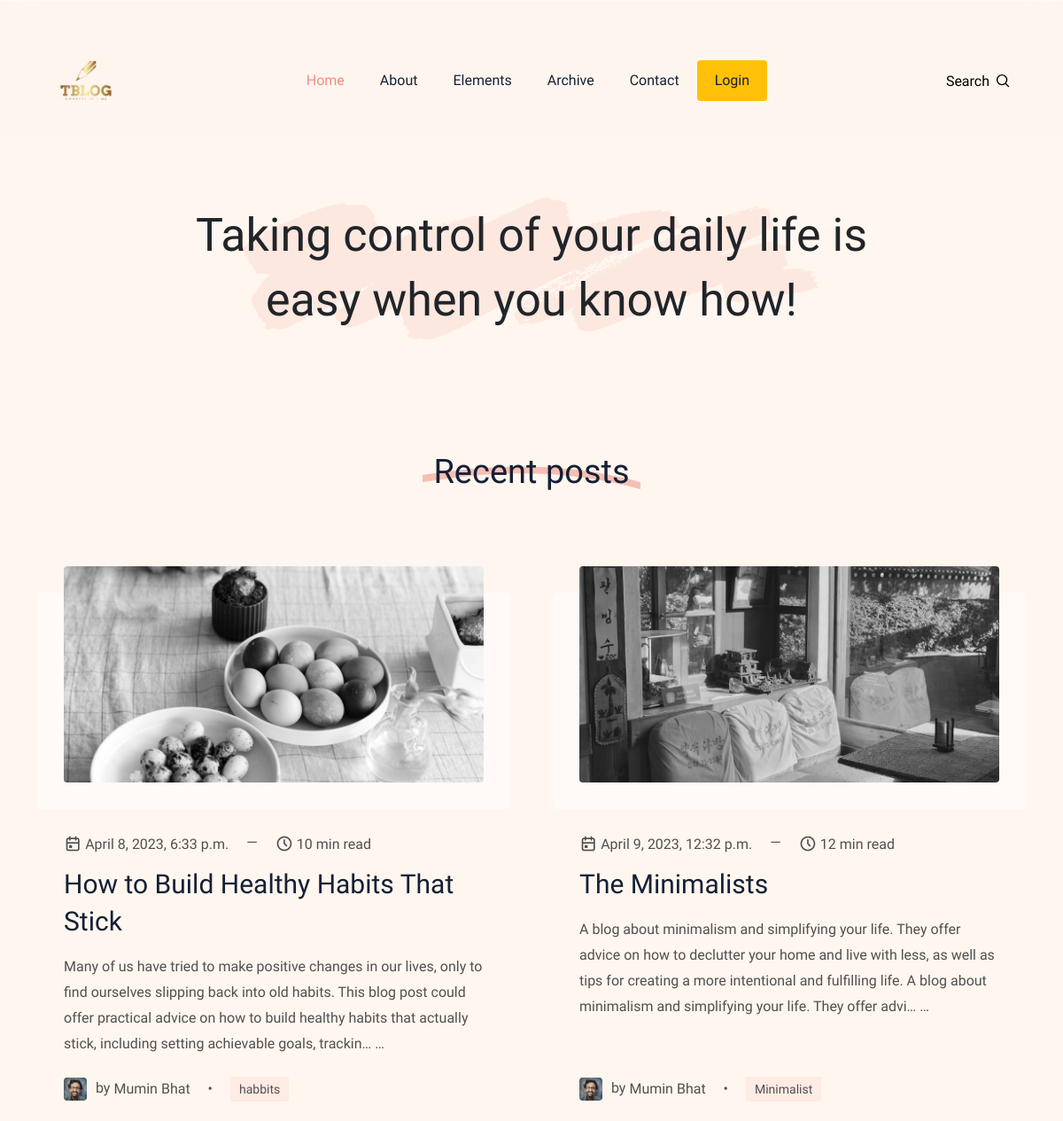
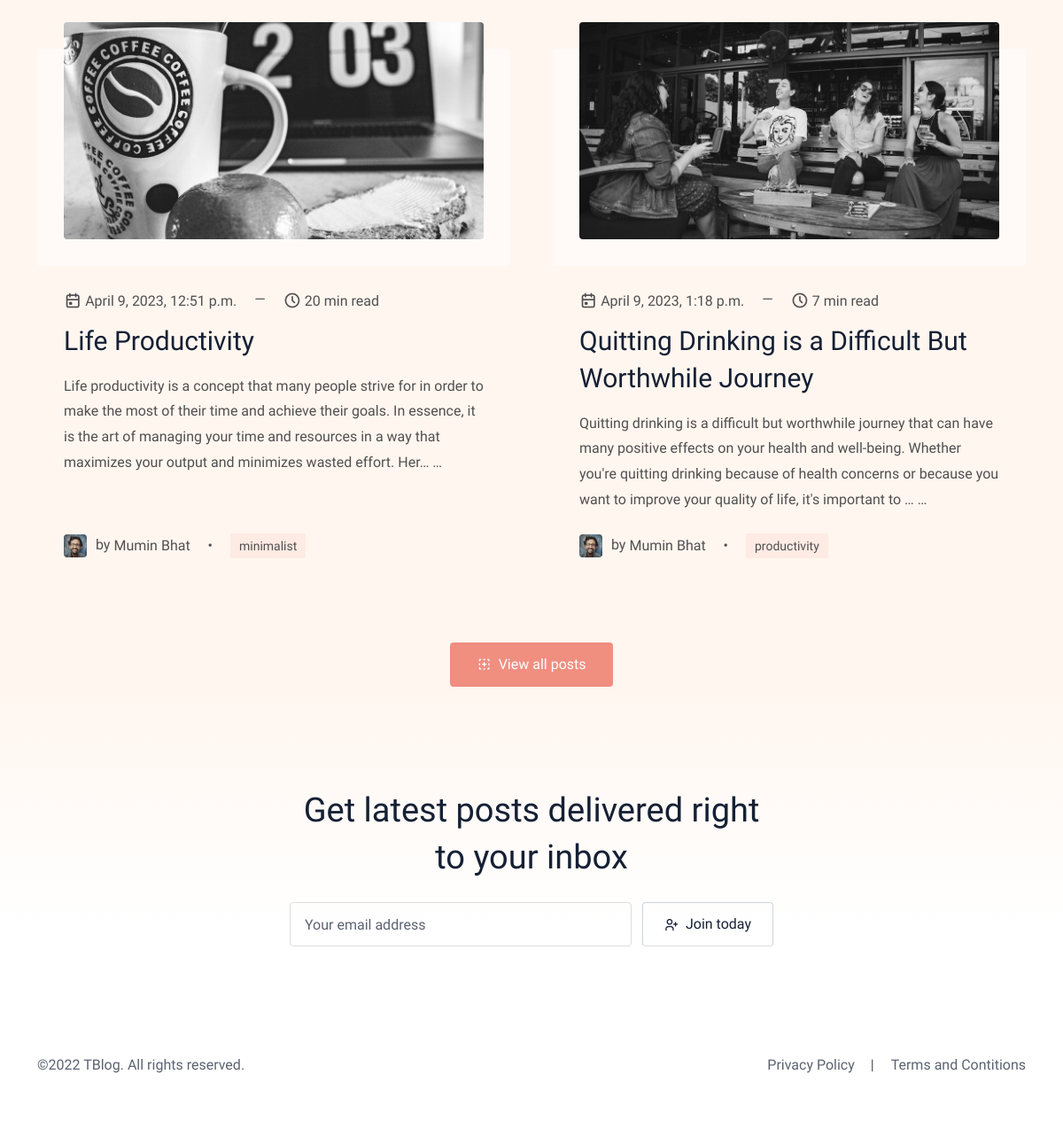
The page / on the database its author committed (2 pictures, top to bottom).
### blog/models.py (models this page shows, shortened)
class Blog(models.Model):
    sno = models.AutoField(primary_key=True)
    slug = models.CharField(max_length=250,
                            unique=True)
    title = models.CharField(max_length=255)
    author = models.CharField(max_length=255)
    read_time = models.IntegerField()
    publish = models.DateTimeField(default=timezone.now)
    hero_image = models.ImageField(blank=True)
    content = models.TextField()
    tags = models.CharField(max_length=100)

### home/views.py (the view)
# urls.py: path('', views.home),
def home(request):
    allblog = Blog.objects.all()
    context = {'allblog':allblog}
    if request.method == "POST":
        email = request.POST['nwseml']
        newsletter = Newsletter(email=email)
        newsletter.save()
    return render(request, 'index.html', context)

### home/templates/index.html (shortened to what this page needs)
{% load static %}
{% include "header.html" %}
<section class="section banner overflow-hidden">
  <div class="container">
    <div class="row">
      <div class="col-lg-9 col-md-11 mx-auto text-center position-relative">
        <h1 class="text-dark mb-0">Taking control of your daily life is easy when you know how!</h1>
      </div>
    </div>
  </div>
</section>
<section>
  <div class="container">
    <div class="row">
      <div class="col-12 text-center">
        <h2 class="section-title">
          <span>Recent posts</span>
        </h2>
      </div>
    </div>
    <div class="row gy-5 gx-4 g-xl-5">
      {% for blog in allblog %}
      <div class="col-lg-6">
        <article class="card post-card h-100 border-0 bg-transparent">
          <div class="card-body">
            <a class="d-block" href="blog/{{blog.slug}}" title="The AGI hype train is running out of steam">
              <div class="post-image position-relative">
                <img class="w-100 h-auto rounded" src="{{blog.hero_image.url}}" alt="The AGI hype train is running out of steam" width="970" height="500">
              </div>
            </a>
            <ul class="card-meta list-inline mb-3">
              <li class="list-inline-item mt-2">
                <i class="ti ti-calendar-event"></i>
                <span>{{blog.publish}}</span>
              </li>
              <li class="list-inline-item mt-2">&mdash;</li>
              <li class="list-inline-item mt-2">
                <i class="ti ti-clock"></i>
                <span>{{blog.read_time}} min read</span>
              </li>
            </ul>
            <a class="d-block" href="blog/{{blog.slug}}" title="The AGI hype train is running out of steam">
              <h3 class="mb-3 post-title">
                {{blog.title}}
              </h3>
            </a>
            <p>{{blog.content|truncatechars:255}} &hellip;</p>
          </div>
          <div class="card-footer border-top-0 bg-transparent p-0">
            <ul class="card-meta list-inline">
              <li class="list-inline-item mt-2">
                <a href="author-single.html" class="card-meta-author" title="Read all posts by - {{blog.author}}">
                  <img class="w-auto" src="{% static 'images/author-thomas-macaulay.jpg' %}" alt="{{blog.author}}" width="26" height="26"> by <span>{{blog.author}}</span>
                </a>
              </li>
              <li class="list-inline-item mt-2">&bull;</li>
              <li class="list-inline-item mt-2">
                <ul class="card-meta-tag list-inline">
                  <li class="list-inline-item small"><a href="">{{blog.tags}}</a></li>
                </ul>
              </li>
            </ul>
          </div>
        </article>
      </div>
      {% endfor %}
      <div class="col-12 text-center">
        <a class="btn btn-primary mt-5" href="" aria-label="View all posts"><i class="ti ti-new-section me-2"></i>View all posts</a>
      </div>
    </div>
  </div>
</section>
{% include "footer.html"%}

### static/css/css-style.css (style rules this page uses)
.h1,h1 { font-size:64px }
@media (max-width:1399px) { .h1,h1 { font-size:52px } }
.h2,h2 { font-size:38px }
.h3,h3 { font-size:30px }
.h1,.h2,.h3,.h4,.h5,.h6,h1,h2,h3,h4,h5,h6 { line-height:1.4;font-family:"Crete Round",serif;color:#152035 }
a { color:#000;transition:all .3s;text-decoration:none }
li,ul { padding:0;margin:0;list-style-position:inside }
body { color:#505050;background-color:#fff6ef;font-family:"Work Sans",sans-serif;font-size:16px;line-height:1.65 }
p { line-height:1.8 }
.section { padding:120px 0 }
.section-title { position:relative;margin-bottom:80px }
.section-title span { background-size:260px;background-repeat:no-repeat;background-position:bottom;padding:0 12px }
.btn { padding:11px 28px;color:#fff;border:0;transition:.2s ease-out;position:relative;z-index:1;overflow:hidden }
.btn.btn-primary { background-color:#f08e80!important;border:2px solid #f08e80 }
.btn i { transform:translateY(1px);display:inline-block }
.btn,.card-meta .card-meta-author img,.card.post-card .post-image::before,.content blockquote,.content img,.content pre,.disqus-comment .block,.form-control,.newsletter-block .input-group-text,.post-meta-tag a,.rounded,.search-results::-webkit-scrollbar-thumb,.search-results::-webkit-scrollbar-track,.search-toggle,.social-share li,footer .icon-box a,header .dropdown-item,header .nav-item .nav-link { border-radius:4px!important }
.text-primary { color:#f08e80!important }
.text-dark { color:#152035 }
.banner { padding-bottom:130px }
.banner .wave { position:absolute;top:50%;left:50%;transform:translate(-50%,-50%);z-index:-1;opacity:.13 }
.card.post-card { padding:0 30px }
.card.post-card .card-body { padding:0 }
.card.post-card .post-image { z-index:1;margin-bottom:50px }
.card.post-card .post-image img { transition:.3s;filter:grayscale(1) }
.card.post-card .post-image::before { content:"";position:absolute;bottom:-30px;left:-30px;width:calc(100% + 60px);height:100%;background-color:rgba(255,255,255,.5);z-index:-1;pointer-events:none;transition:.3s }
.post-title { color:#152035;transition:.3s }
.card-meta>li { line-height:1;vertical-align:middle }
.card-meta>li i { font-size:20px;vertical-align:bottom }
.card-meta a { color:#505050 }
.card-meta .list-inline-item:not(:last-child) { margin-right:1rem }
.card-meta .card-meta-author { display:inline-block }
.card-meta .card-meta-author span { transition:.2s }
.card-meta .card-meta-author img { height:26px;margin-right:6px }
.card-meta .card-meta-author span { vertical-align:middle }
.card-meta .card-meta-tag a { background-color:rgba(240,142,128,.1);color:#505050;padding:6px 10px;border-radius:2px;transition:.15s }

### rows shown on the page
Blog: hero_image (picture), publish "April 8, 2023, 6:33 p.m.", read_time "10", title "How to Build Healthy Habits That Stick", content "Many of us have tried to make positive changes in our lives, only to find ourselves slipping back into old habits. This blog post could offer practical advice on how to build healthy habits that actually stick, including setting achievable goals, trackin…", author "Mumin Bhat", tags "habbits"
Blog: hero_image (picture), publish "April 9, 2023, 12:32 p.m.", read_time "12", title "The Minimalists", content "A blog about minimalism and simplifying your life. They offer advice on how to declutter your home and live with less, as well as tips for creating a more intentional and fulfilling life. A blog about minimalism and simplifying your life. They offer advi…", author "Mumin Bhat", tags "Minimalist"
Blog: hero_image (picture), publish "April 9, 2023, 12:51 p.m.", read_time "20", title "Life Productivity", content "Life productivity is a concept that many people strive for in order to make the most of their time and achieve their goals. In essence, it is the art of managing your time and resources in a way that maximizes your output and minimizes wasted effort. Her…", author "Mumin Bhat", tags "minimalist"
Blog: hero_image (picture), publish "April 9, 2023, 1:18 p.m.", read_time "7", title "Quitting Drinking is a Difficult But Worthwhile Journey", content "Quitting drinking is a difficult but worthwhile journey that can have many positive effects on your health and well-being. Whether you're quitting drinking because of health concerns or because you want to improve your quality of life, it's important to …", author "Mumin Bhat", tags "productivity"
